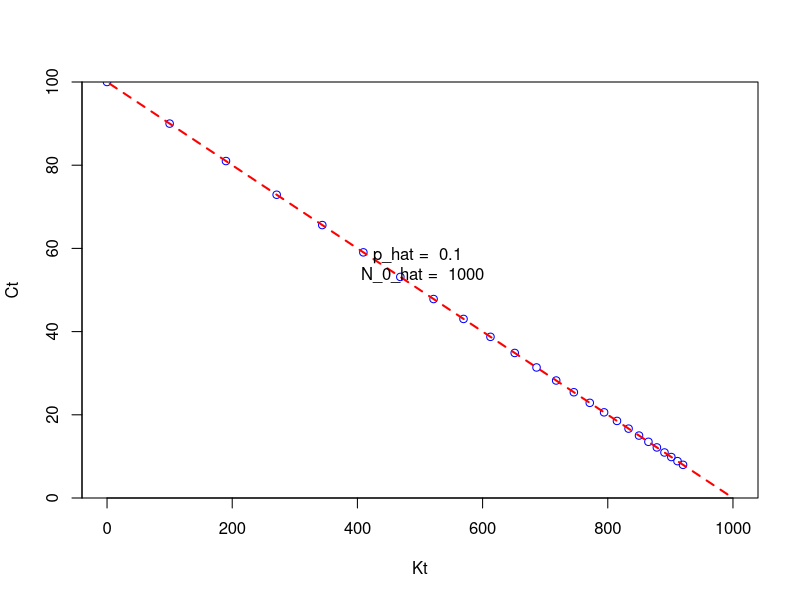
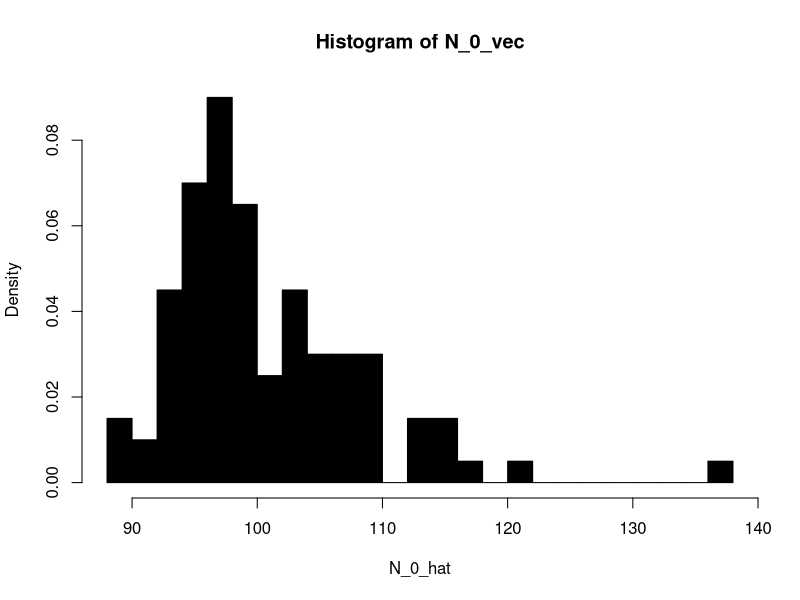

The R source for these figures, in order:
## ---- chunk 1
knitr::opts_chunk$set(echo = TRUE)
## ---- chunk 2
#N_0 is the initial population or intercept
N_0 = 1000
#p is the proportion of the population that is captured or the slope
p = 0.1
#N_t is the population at time t
N_t <- vector()
#N_0 is the initial population
N_t[1] <- N_0
#C_t is the number of indviduals captured at time t
C_t <- vector()
K_t <- vector()
K_t[1] <- 0

for(t in 1:25) {
 C_t[t] <- p * N_t[t]
 K_t[t+1] <- K_t[t] + C_t[t]
    N_t[t+1] <- N_t[t]- C_t[t]
}

plot(C_t~K_t[1:25], ylim =c(0,N_0*p), xlim = c(0, N_0), yaxs = "i", type = "p", col = "blue", xlab = "Kt", ylab = "Ct")
lin_est <- lm(C_t~K_t[1:25])
abline(coef(lin_est), col = "red", lwd = 2, lty = 2)

p_hat <- -lin_est$coef[2]
N_0_hat <- lin_est$coef[1]/p_hat
#add p_hat and N_0_hat to the plot at middle right
text(0.5*N_0, 0.5*N_0*p, labels = paste("p_hat = ", round(p_hat, 2), "\n", "N_0_hat = ", round(N_0_hat, 2)), pos = 3)
## ---- chunk 3
"ThreePass" <- function(N_0 = 100, p=0.5) {
    C_t <- vector()
    N_t <- vector()
    K_t <- vector()
    K_t[1] <- 0
    N_t[1] <- N_0
    for(t in 1:3){
        C_t[t] <- rbinom(n=1, size = N_t[t],prob = p)
        K_t[t+1] <- K_t[t] + C_t[t]
        N_t[t+1] <- N_t[t] - C_t[t]
    }
    lin_est <- lm(C_t~K_t[1:3])
    N_0_hat <- lin_est$coef[1]/-lin_est$coef[2]

        return(N_0_hat)
}

## ---- chunk 4
N_0 <- 100
p <- 0.5
n_rep <- 100
N_0_vec <- vector()

for(i in 1:n_rep) {
    N_0_vec[i] <- ThreePass(N_0 = N_0, p = p)
}

#plot histogram of N_0_vec
hist(N_0_vec, main = "Histogram of N_0_vec", xlab = "N_0_hat", col = "black", freq = FALSE, breaks = 20)
## ---- chunk 5
"SimSchaeffer" <- function(Ht) {
    nT <- length(Ht)
    r <- 0.4
    K <- 1000000
    q <- 0.0001
    B0 <- K
    #process error
    v <- rnorm(n = nT, mean = 0, sd = 0.3)
    #observation error
    w <- rnorm(n = nT, mean = 0, sd = 0.1)
    #Biomass
    B_t <- vector()
    #
    It <- vector()
    #initial biomass
    B_t[1] <- B0
    for(t in 1:40) {
        It[t] <- B_t[t] * q * exp(w[t])
        B_t[t+1] <- B_t[t] + r * B_t[t] * (1 - B_t[t]/K) * exp(v[t]) - Ht[t] - It[t]
    }
    return(B_t)
}
